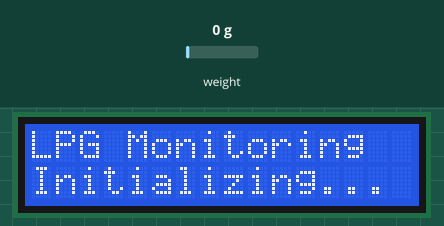
A sketch run on a simulated ESP32. Parts: 16×2 character LCD. The test bench sets the inputs (shaded band); at power-on: weight on the scale 0 g. WiFi joins after 1.5 s; servers stay silent unless stated; the local clock reads 2024-03-15 10:24:30 at power-on unless the sketch sets it; what the sketch prints to the serial monitor is not drawn.

Above: at 0.1 s.
At 4.0 s:
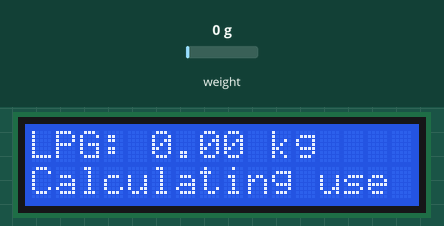

The sketch:

code.ino
```cpp
#include <WiFi.h>
#include <WiFiClientSecure.h>
#include <UniversalTelegramBot.h>
#include <ArduinoJson.h>
#include <HX711.h>
#include <Wire.h>
#include <LiquidCrystal_I2C.h>
#include <time.h>

// WiFi credentials
const char* ssid = "YOUR_WIFI_NAME";
const char* password = "YOUR_WIFI_PASSWORD";

// Telegram credentials
#define BOT_TOKEN "YOUR_TELEGRAM_BOT_TOKEN"
#define CHAT_ID "YOUR_TELEGRAM_CHAT_ID"

// Pin configuration
#define HX711_DOUT 4
#define HX711_SCK  5

// LCD configuration
LiquidCrystal_I2C lcd(0x27, 16, 2);

// HX711 configuration
HX711 scale;
WiFiClientSecure client;
UniversalTelegramBot bot(BOT_TOKEN, client);

// Calibration and cylinder details
float calibration_factor = -7050.0; // Calibrate for your load cell
float cylinder_tare_weight = 15.0;  // Example: empty cylinder weight in kg
float low_gas_limit = 1.0;          // Low LPG threshold in kg

// Consumption tracking
float previous_gas = 0;
float daily_consumption = 0;
unsigned long previous_time = 0;
const unsigned long DAY_INTERVAL = 86400000UL;

bool first_reading = true;
bool alert_sent = false;

void setup() {
  Serial.begin(115200);

  // Initialize LCD
  Wire.begin(21, 22);
  lcd.init();
  lcd.backlight();

  lcd.setCursor(0, 0);
  lcd.print("LPG Monitoring");
  lcd.setCursor(0, 1);
  lcd.print("Initializing...");

  // Initialize load cell
  scale.begin(HX711_DOUT, HX711_SCK);
  scale.set_scale(calibration_factor);
  scale.tare();

  // Connect to WiFi
  WiFi.begin(ssid, password);

  lcd.clear();
  lcd.print("Connecting WiFi");

  while (WiFi.status() != WL_CONNECTED) {
    delay(500);
    Serial.print(".");
  }

  // Telegram HTTPS connection
  client.setInsecure();

  // Initialize time using NTP
  configTime(19800, 0, "pool.ntp.org");

  bot.sendMessage(CHAT_ID,
                  "Smart LPG Monitoring System Started!",
                  "");

  lcd.clear();
}

void loop() {

  // Read cylinder weight
  float total_weight = scale.get_units(10);

  // Calculate remaining LPG
  float remaining_gas =
      total_weight - cylinder_tare_weight;

  if (remaining_gas < 0) {
    remaining_gas = 0;
  }

  // First measurement
  if (first_reading) {
    previous_gas = remaining_gas;
    previous_time = millis();
    first_reading = false;
  }

  // Calculate daily consumption
  if (millis() - previous_time >= DAY_INTERVAL) {

    daily_consumption = previous_gas - remaining_gas;

    previous_gas = remaining_gas;
    previous_time = millis();

    Serial.print("Daily consumption: ");
    Serial.println(daily_consumption);
  }

  // Predict remaining days
  float remaining_days = 0;

  if (daily_consumption > 0.01) {
    remaining_days =
        remaining_gas / daily_consumption;
  }

  // LCD display
  lcd.setCursor(0, 0);
  lcd.print("LPG: ");
  lcd.print(remaining_gas, 2);
  lcd.print(" kg   ");

  lcd.setCursor(0, 1);

  if (daily_consumption > 0.01) {
    lcd.print("Days left: ");
    lcd.print((int)remaining_days);
    lcd.print("   ");
  } else {
    lcd.print("Calculating use ");
  }

  // Serial monitor
  Serial.print("Total Weight: ");
  Serial.println(total_weight);

  Serial.print("Remaining LPG: ");
  Serial.println(remaining_gas);

  Serial.print("Daily Consumption: ");
  Serial.println(daily_consumption);

  Serial.print("Estimated Days: ");
  Serial.println(remaining_days);

  // Telegram low gas alert
  if (remaining_gas <= low_gas_limit &&
      !alert_sent) {

    String message =
      "LOW LPG ALERT!\n";

    message += "Remaining LPG: ";
    message += String(remaining_gas, 2);
    message += " kg\n";

    message += "Please arrange for cylinder refill.";

    bot.sendMessage(CHAT_ID, message, "");

    alert_sent = true;
  }

  // Reset alert after refill
  if (remaining_gas > low_gas_limit + 0.5) {
    alert_sent = false;
  }

  delay(3000);
}
```
